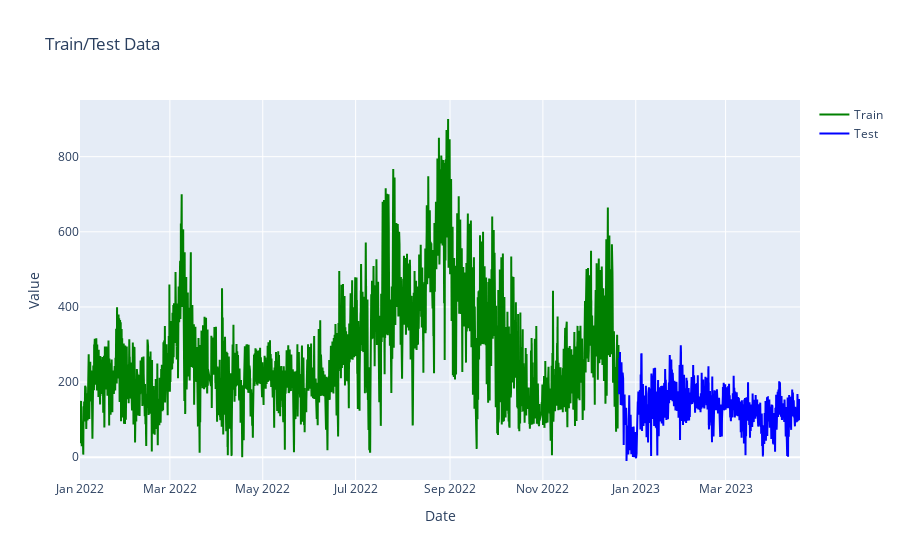

The notebook cell this image was saved under:
### Code cell
traces = [train_trace, test_trace]
fig = go.Figure(data=traces, layout=layout)
fig.show()

### Figure 1 — Plotly figure (JSON) as saved in the notebook; plotly's stock layout.template omitted (floating-point values rounded to 4 significant figures; data arrays with more than 128 entries replaced by an {"elided": "..."} marker saying what was removed)
{"data": [{"line": {"color": "green"}, "name": "Train", "type": "scatter", "x": {"elided": "8497 str values"}, "y": {"elided": "8497 float values"}}, {"line": {"color": "blue"}, "name": "Test", "type": "scatter", "x": {"elided": "2854 str values"}, "y": {"elided": "2854 float values"}}], "layout": {"title": {"text": "Train/Test Data"}, "xaxis": {"title": {"text": "Date"}}, "yaxis": {"title": {"text": "Value"}}}}
